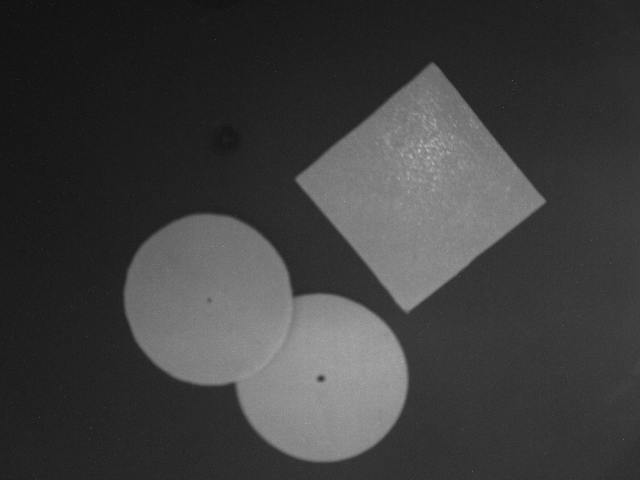
#> input picture Image00022.BMP, 1280 x 960 px, found by its file name (shown at 1/2 size)
$ jupyter execute --allow-errors Tan_workspace_RVP.ipynb   (older library calls are emulated)
#> lines starting #> are read from the running program, lines starting #| are printed output that depends on the picture; after the words box and inside, x2 and y2 are one past the last pixel; in counts of white or black regions, pixels touching at a corner belong together
<a href="https://colab.research.google.com/github/TanDuong986/Detect_Order/blob/master/Tan_workspace_RVP.ipynb" target="_parent"></a>

[cell 1]
from skimage.feature import peak_local_max
from skimage.morphology import watershed
from scipy import ndimage
import numpy as np
import argparse
import imutils
import cv2
import matplotlib.pyplot as plt

[cell 2]
# !pip install ipython-autotime
# %load_ext autotime

[cell 3]
thr_down_cnt = 70000 #min contour area to detect an object
thr_max_cnt = 200000 #max contour area to detect overlap object
max_contour_grab = 8
kernel = np.ones((3, 3), np.uint8)
min_dist = 60

[cell 4]
def find_mask(cnts,hierarchy,close):
    # clse decide offset for object, if True, take contour closer, False is more smooth, (survey again about accurate)
    hierarchy = hierarchy[0]
    area = np.array([cv2.contourArea(c) for c in cnts]).reshape(-1,1)
    mask1 = np.where((area > thr_down_cnt) & (area <thr_max_cnt))[0]
    last = np.array([sub[-1] for sub in hierarchy])
    if close:
        mask2 = np.where(last != 1)[0]
    else:
        mask2 = np.where(last == 1)[0]
    mask = np.intersect1d(mask1,mask2)
    return mask

def gen_thresh(img,cnts,hierarchy,close=True): #input is image and raw contour find from threshold
    mask = find_mask(cnts,hierarchy,close)
    out = np.zeros_like(img)
    cnts= [cnts[i] for i in mask]
    cv2.drawContours(out,cnts,-1,(255,255,255),-1)
    return out

#> (a cell that did not finish here is left out)

[cell 6]
img_name = "/content/Image00022.BMP"
img = cv2.imread(img_name)
#> img is the input picture: shape (960, 1280, 3); min 11, max 255, mean 61.8

use = img.copy()
use = cv2.medianBlur(use,11)
use = cv2.pyrMeanShiftFiltering(use, 10,20)
gray = use[...,0]
thr = cv2.adaptiveThreshold(gray,255,cv2.ADAPTIVE_THRESH_MEAN_C,cv2.THRESH_BINARY,15,3)
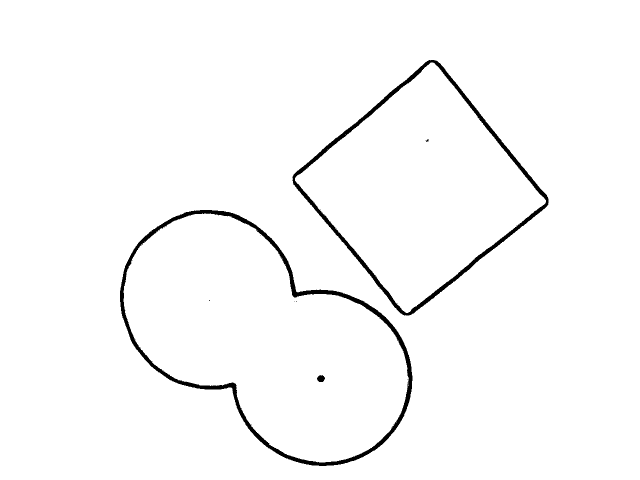
#> thr: shape (960, 1280) (shown at 1/2 size); 98% white; 12 black regions (9 under 20 px)
cnts,hierarchy = cv2.findContours(thr, cv2.RETR_TREE, cv2.CHAIN_APPROX_NONE)
#> cnts = 34 contours, 27 with area under 20; largest, box (x1, y1, x2, y2) and area: (0, 0, 1280, 960) 1226561, (239, 419, 826, 933) 186664, (247, 427, 818, 925) 171622, (584, 119, 1098, 632) 140124, (590, 125, 1092, 626) 127802, (633, 749, 651, 765) 187, (850, 278, 858, 285) 24
rs = gen_thresh(use,cnts,hierarchy,False)
#> in find_mask, `area = np.array([cv2.contourArea(c) for c in cnts]).reshape(-1,1)`: area = 34 values, max 1226561 at index 0, min 0 at index 2, mean 54501.1
#> in find_mask, `mask1 = np.where((area > thr_down_cnt) & (area <thr_max_cnt))[0]`: mask1 = [1, 3, 19, 22]
#> in find_mask, `last = np.array([sub[-1] for sub in hierarchy])`: last = 34 values, max 22 at index 23, min -1 at index 0, mean 10.15
#> in find_mask, `mask2 = np.where(last == 1)[0]`: mask2 = [2, 3]
#> in find_mask, `mask = np.intersect1d(mask1,mask2)`: mask = [3]
#> in gen_thresh, `cnts= [cnts[i] for i in mask]`: cnts = 1 contour; box (x1, y1, x2, y2) and area: (247, 427, 818, 925) 171622
#> in gen_thresh, `cv2.drawContours(out,cnts,-1,(255,255,255),-1)`:
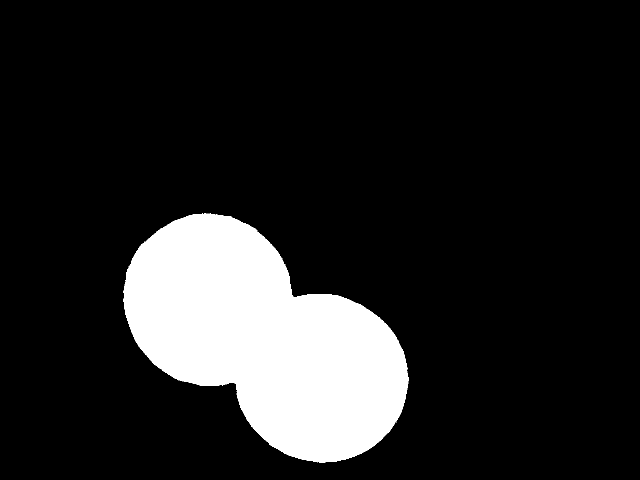
#> out: shape (960, 1280, 3) (shown at 1/2 size); 14% white; 1 white region, box (x1, y1, x2, y2) and area: (247, 427, 818, 925) 172437

plt.figure(figsize=(12,12))
plt.subplot(1,2,1)
plt.imshow(use[:,:,::-1])
plt.title("color")
plt.subplot(1,2,2)
plt.imshow(rs, cmap='gray')
plt.title("gray")
plt.show
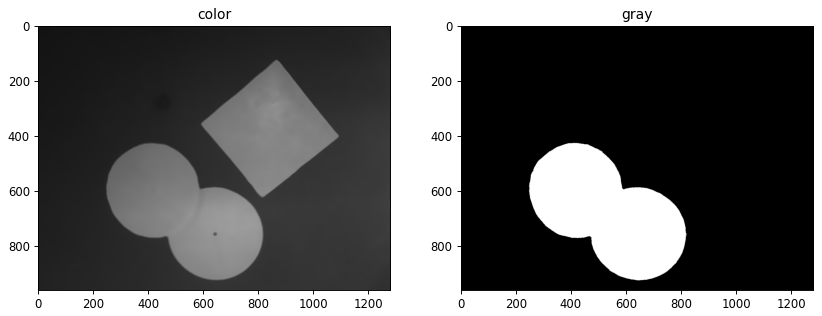
#> figure drawn by matplotlib, 2 panels

[cell 7]
# [7 lines of commented-out code are left out]

def check_overlap(thresh,C = 14000 ):
  edged = cv2.Canny(thresh, 30, 200)
  cnts = cv2.findContours(edged, cv2.RETR_EXTERNAL,cv2.CHAIN_APPROX_SIMPLE)
  cnts = imutils.grab_contours(cnts)
  c = max(cnts, key=cv2.contourArea)
  return cv2.contourArea(c) > C

def find_csd(ctr):
  m = ctr[0][0]
  id_m =0
  for i in range(len(ctr)):
    if ctr[i][0] > m :
      m = ctr[i][0]
      id_m = i
  return id_m

def find_order(shifted,ctr,index):
  offset = -60
  d = (np.sqrt(2)/2)*ctr[index][2]
  tl = (int(ctr[index][0]-d-offset),int(ctr[index][1]-d-offset))
  rb = (int(ctr[index][0]+d+offset),int(ctr[index][1]+d+offset))

  consider = shifted[tl[1]:rb[1],tl[0]:rb[0]]
  consider = cv2.GaussianBlur(consider,(7,7),None)
  cny =cv2.Canny(consider[...,0],20,100)
  plt.imshow(consider,cmap='gray')
  # print(tl,rb)
  ctt, hierarchy = cv2.findContours(cny, cv2.RETR_TREE, cv2.CHAIN_APPROX_SIMPLE)
  return (len(ctt) == 0) #return True when consider lying on top

[cell 8]
closing =   rs[...,0]
D = ndimage.distance_transform_edt(closing)  # compute matrix distance to correlate peak
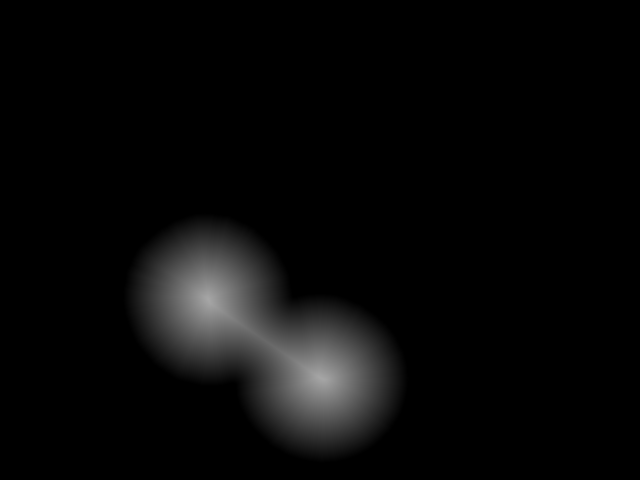
#> D: shape (960, 1280) float64 (shown at 1/2 size); min 0, max 166.5, mean 8.6
localMax = peak_local_max(D, indices=False, min_distance = min_dist, labels=closing) # find each local maximum (center)
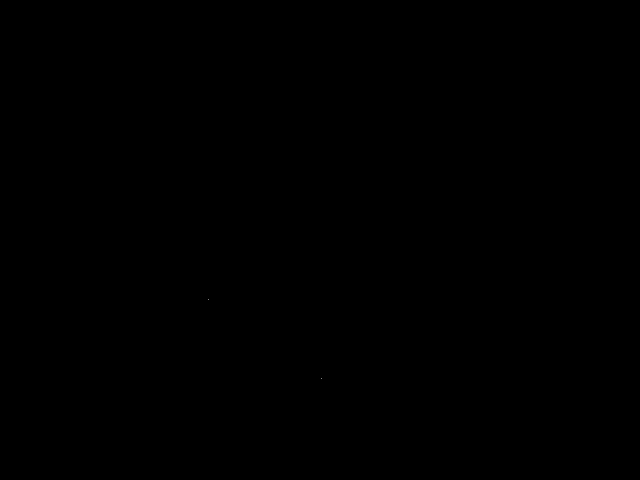
#> localMax: shape (960, 1280) bool (shown at 1/2 size); 0% white in thin lines or dots, all inside (x1, y1, x2, y2) = (416, 598, 643, 757)
# perform a connected component analysis on the local peaks,
# using 8-connectivity, then appy the Watershed algorithm
markers = ndimage.label(localMax, structure=np.ones((3, 3)))[0] #use to make connect between pixel and label to object
#> markers: shape (960, 1280) int32; 3 distinct labels, from 0 to 2
labels = watershed(-D, markers, mask=closing)
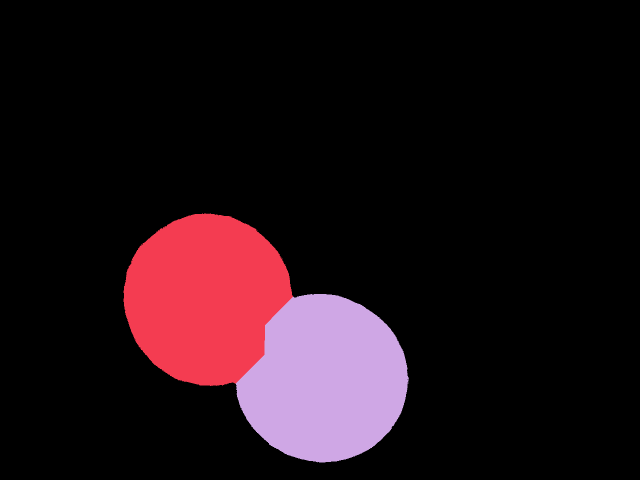
#> labels: shape (960, 1280) int32 (shown at 1/2 size); 3 distinct labels, from 0 to 2; one colour per label, 0 black
print("[INFO] {} unique segments found".format(len(np.unique(labels)) - 1))
#| [INFO] 2 unique segments found
plt.figure(figsize=(8,12))
plt.imshow(labels, cmap=plt.cm.nipy_spectral)

[cell 9]
# loop over the unique labels returned by the Watershed
dp = img.copy()
ctr = []
# algorithm
for label in np.unique(labels):
  # if the label is zero, we are examining the 'background'
  # so simply ignore it
  if label == 0:
    continue
  # otherwise, allocate memory for the label region and draw
  # it on the mask
  mask = np.zeros(closing.shape, dtype="uint8")
  mask[labels == label] = 255
  # detect contours in the mask and grab the largest one
  cnts = cv2.findContours(mask.copy(), cv2.RETR_EXTERNAL,cv2.CHAIN_APPROX_SIMPLE)
  cnts = imutils.grab_contours(cnts)
  c = max(cnts, key=cv2.contourArea)
  # draw a circle enclosing the object
  ((x, y), r) = cv2.minEnclosingCircle(c)
  ctr.append((x,y,r))
  cv2.circle(dp, (int(x), int(y)), 10, (0, 255, 0), -1)
  cv2.circle(dp,(int(x), int(y)),int(r),(0, 0, 255),10)
#> this loop made 3 passes
#> (x, y, r) on passes 2 to 3: (416.3, 600.3, 174.5), (643.6, 756.6, 173.5)
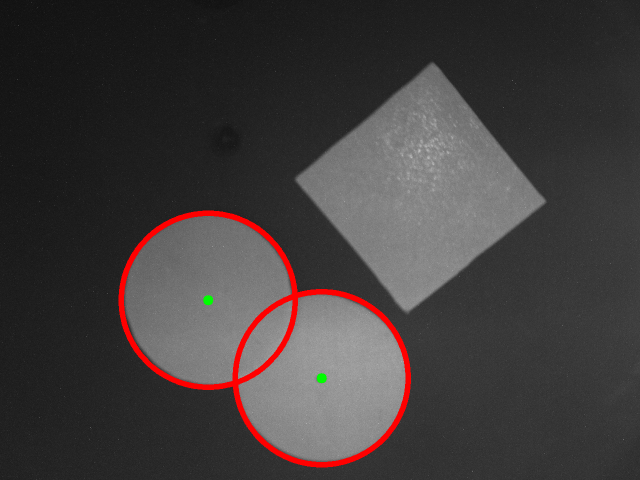
#> dp: shape (960, 1280, 3) (shown at 1/2 size); 1.97% of pixels changed, all inside (x1, y1, x2, y2) = (237, 421, 822, 935)
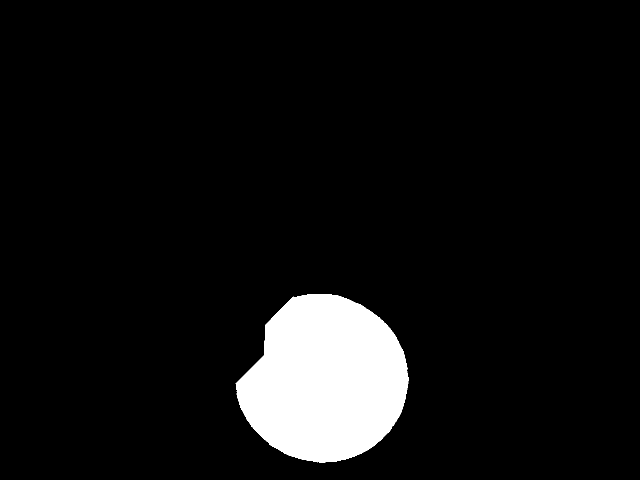
#> mask: shape (960, 1280) (shown at 1/2 size); 7% white; 1 white region, box (x1, y1, x2, y2) and area: (471, 588, 818, 925) 86007
#> after the loop, ctr = [(416.3, 600.3, 174.5), (643.6, 756.6, 173.5)]
  # cv2.rectangle(dp,(int(x-r), int(y-r)),(int(x+r), int(y+r)),(0,255,0),1)
  # cv2.putText(image, "#{}".format(label), (int(x) - 10, int(y)),cv2.FONT_HERSHEY_SIMPLEX, 0.6, (0, 0, 255), 2)
plt.figure(figsize=(8,12))
plt.imshow(cv2.cvtColor(dp,cv2.COLOR_BGR2RGB))

[cell 10]
print(len(ctr))
#| 2

$ run again, with Image00000.BMP copied over Image00022.BMP
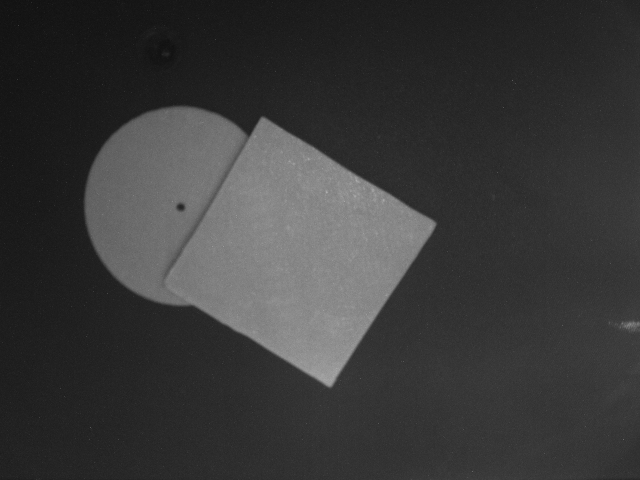
#> input picture Image00000.BMP, 1280 x 960 px, found by its file name (shown at 1/2 size)
#> img is the input picture: shape (960, 1280, 3); min 12, max 255, mean 57.5
#> `thr = cv2.adaptiveThreshold(gray,255,cv2.ADAPTIVE_THRESH_MEAN_C,cv2.TH..`:
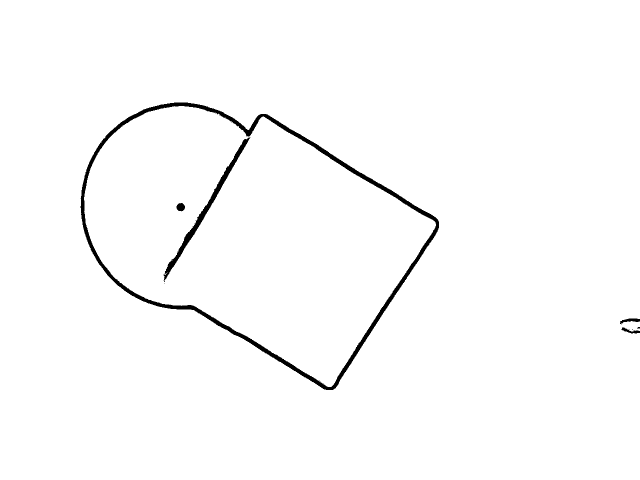
#> thr: shape (960, 1280) (shown at 1/2 size); 98.4% white; 9 black regions (4 under 20 px)
#> `cnts,hierarchy = cv2.findContours(thr, cv2.RETR_TREE, cv2.CHAIN_APPROX..`: cnts = 20 contours, 15 with area under 20; largest, box (x1, y1, x2, y2) and area: (0, 0, 1280, 960) 1226058, (160, 204, 879, 781) 255134, (168, 212, 872, 774) 238046, (326, 274, 501, 562) 3414, (352, 405, 371, 424) 240
#> area = 20 values, max 1226058 at index 0, min 0 at index 16, mean 86146.2
#> mask1 = empty array
#> last = 20 values, max 15 at index 16, min -1 at index 0, mean 4.15
#> mask2 = empty array
#> in gen_thresh, `cnts= [cnts[i] for i in mask]`: cnts = []
#> out: shape (960, 1280, 3); every value is 0
#> `[cell 6] img_name = "/content/Image00022.BMP" img = cv2.imread(img_nam..`:
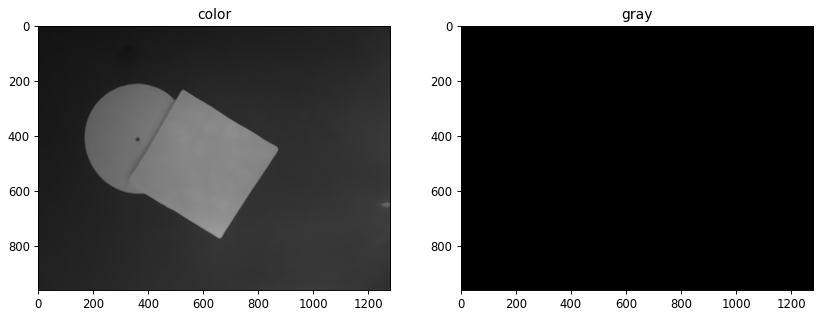
#> figure drawn by matplotlib, 2 panels
#> closing: shape (960, 1280); every value is 0
#> D: shape (960, 1280) float64; every value is 0
#> markers: shape (960, 1280) int32; every value is 0
#| [INFO] 0 unique segments found
#> the loop `for label in np.unique(labels): # if the label is zero, we are examini..` made 1 pass
#| 0

$ run again, with Image00001.BMP copied over Image00022.BMP
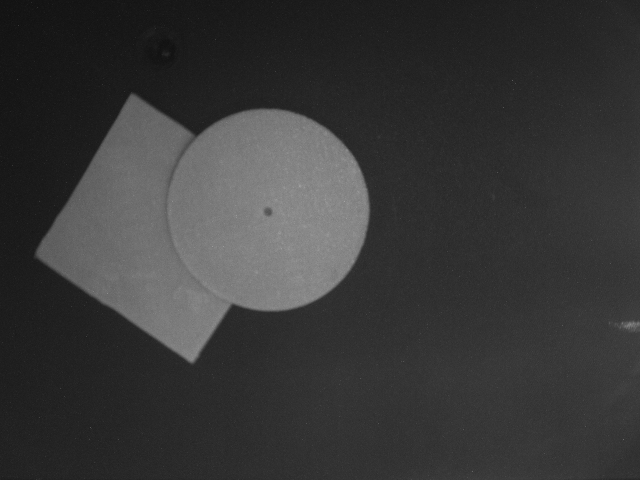
#> input picture Image00001.BMP, 1280 x 960 px, found by its file name (shown at 1/2 size)
#> img is the input picture: shape (960, 1280, 3); min 11, max 255, mean 56.2
#> `thr = cv2.adaptiveThreshold(gray,255,cv2.ADAPTIVE_THRESH_MEAN_C,cv2.TH..`:
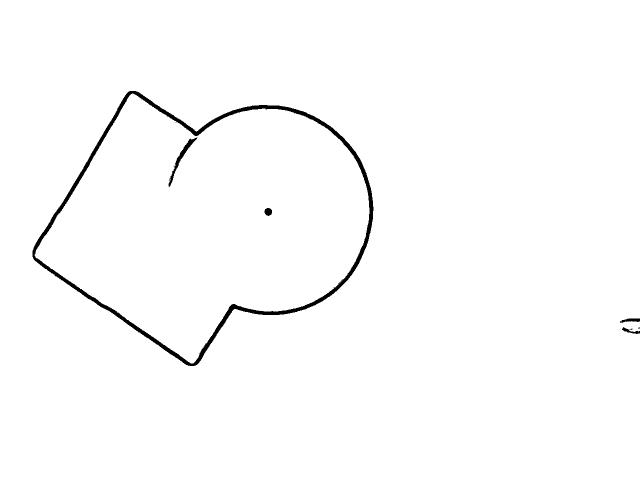
#> thr: shape (960, 1280) (shown at 1/2 size); 98.7% white; 9 black regions (4 under 20 px)
#> `cnts,hierarchy = cv2.findContours(thr, cv2.RETR_TREE, cv2.CHAIN_APPROX..`: cnts = 26 contours, 21 with area under 20; largest, box (x1, y1, x2, y2) and area: (0, 0, 1280, 960) 1226088, (64, 181, 748, 733) 242694, (69, 187, 739, 727) 226326, (336, 274, 396, 375) 852, (528, 415, 545, 433) 208
#> area = 26 values, max 1226088.5 at index 0, min 2 at index 1, mean 65239.6
#> mask1 = empty array
#> last = 26 values from -1 to 4
#> mask2 = empty array
#> in gen_thresh, `cnts= [cnts[i] for i in mask]`: cnts = []
#> out: shape (960, 1280, 3); every value is 0
#> `[cell 6] img_name = "/content/Image00022.BMP" img = cv2.imread(img_nam..`:
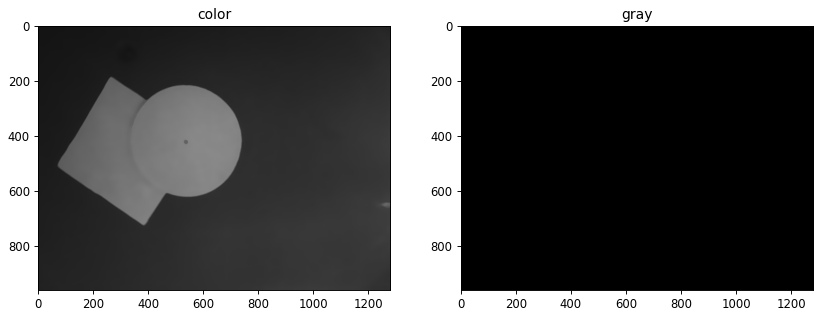
#> figure drawn by matplotlib, 2 panels
#> closing: shape (960, 1280); every value is 0
#> D: shape (960, 1280) float64; every value is 0
#> markers: shape (960, 1280) int32; every value is 0
#| [INFO] 0 unique segments found
#> the loop `for label in np.unique(labels): # if the label is zero, we are examini..` made 1 pass
#| 0
